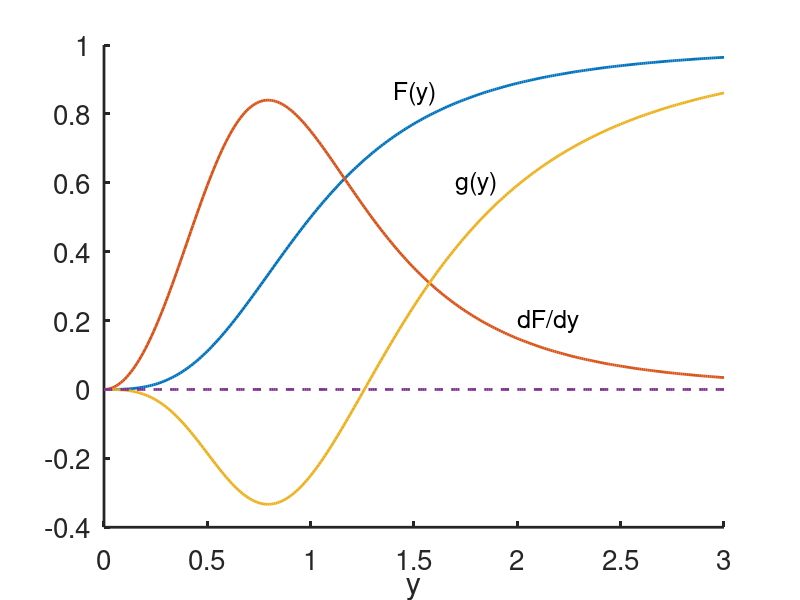

Write MATLAB code to recreate this figure.
%  -------------------------------------------------------------------
%
%  Mackey-Glass stability plot.
%
%   For Chapter 14, Section 14.6 of
%   Keener and Sneyd, Mathematical Physiology, 3rd Edition, Springer.
%
%   Written by James Keener and James Sneyd.
%
%  -------------------------------------------------------------------

clearvars
close all
clc

set(0,                           ...
   'defaultaxesfontsize', 20,   ...
   'defaultaxeslinewidth', 2.0, ...
   'defaultlinelinewidth', 2.0);
y = [0:.01:3];
n=3;

F = y.^n./(1+y.^n);
Fp = n*y.^(n-1)./((1+y.^n).^2);
g = F-y.*Fp;

figure(1)
plot(y,F,y,Fp,y,g,y,zeros(1,length(y)),'--')
xlabel('y')
text(1.4,.86,'F(y)','fontsize',18)
text(2,.2,'dF/dy','fontsize',18)
text(1.7,.6,'g(y)','fontsize',18)

box off
